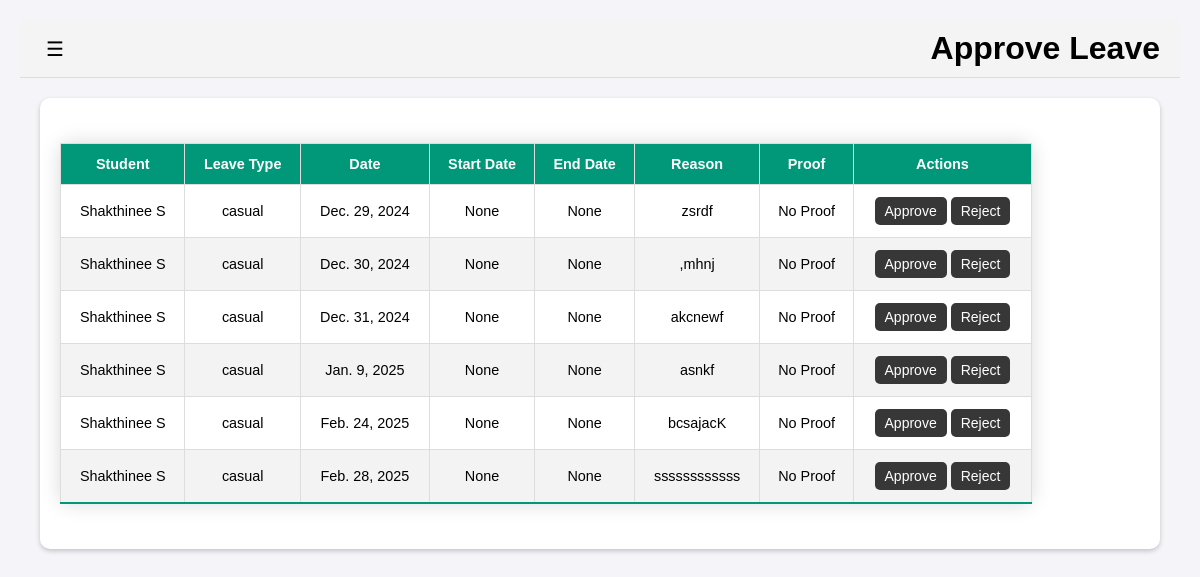
The page /lms/counsellor/approve/leave (signed in) on the database as committed earlier.
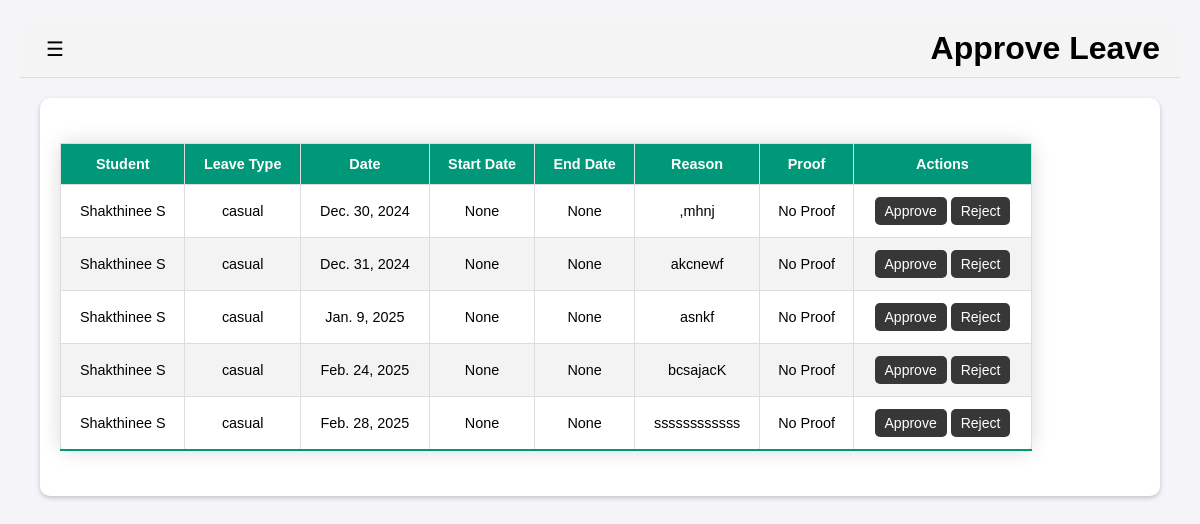
The same page on the database as committed later.
### lms/models.py (models this page shows, shortened)
class LeaveRequest(models.Model):
    student = models.ForeignKey(Student, on_delete=models.CASCADE)
    counsellor = models.ForeignKey(Counsellor, on_delete=models.SET_NULL, null=True, blank=True)
    semester = models.ForeignKey(Semester, on_delete=models.CASCADE, default=1)
    leave_type = models.CharField(max_length=20)
    duration = models.CharField(max_length=10)
    date = models.DateField(null=True, blank=True)
    start_date = models.DateField(null=True, blank=True)
    end_date = models.DateField(null=True, blank=True)
    reason = models.TextField()
    proof = models.FileField(upload_to='proofs/', blank=True, null=True)
    submitted_at = models.DateTimeField(auto_now_add=True)
    generated_pdf = models.FileField(upload_to='leave_pdfs/', null=True, blank=True)

class Student(models.Model):
    reg_no = models.CharField(max_length=12, unique=True, null=True, blank=True, default=None)  # Registration Number
    user = models.OneToOneField(User, on_delete=models.CASCADE, null=True, blank=True, default=None)  # Link to Django User model
    name = models.CharField(max_length=100)
    dob = models.DateField()
    year = models.IntegerField()
    department = models.CharField(max_length=50)
    section = models.CharField(max_length=5)
    email = models.EmailField(unique=True)
    mobile_no = models.CharField(max_length=10)
    leave_taken = models.IntegerField(default=0)
    balance_leave = models.IntegerField(default=6)
    photo = models.ImageField(upload_to='photos/', blank=True, null=True)
    counsellor = models.ForeignKey("Counsellor", on_delete=models.SET_NULL, null=True, blank=True)
    current_semester = models.ForeignKey(Semester, on_delete=models.SET_NULL, null=True, blank=True)

### lms/views.py (the view, shortened to what this page needs)
# urls.py: path('counsellor/approve/leave', views.counsellor_approve_leave, name='counsellor_approve_leave'),
@login_required
def counsellor_approve_leave(request):
    if not hasattr(request.user, 'counsellor'):  # Ensure the user is a counsellor
        return redirect('home')  # Redirect to the home page if not a counsellor
    counsellor = request.user.counsellor
    leave_requests = LeaveRequest.objects.filter(
        status_history__status='pending',
        student__counsellor=counsellor
    ).select_related('student').distinct()
    return render(request, 'counsellor_approve_leave.html', {'leave_requests': leave_requests, 'user_role': request.user})

### templates/counsellor_approve_leave.html (shortened to what this page needs)
<!DOCTYPE html>
{% load static %}
<html lang="en">
<head>
    <link rel="stylesheet" href="{% static 'css/base.css' %}">
</head>
<body>
    <div id="wrapper">
        <div id="content">
            <header>
                <button id="sidebarToggle">&#9776;</button>
                <h1>Approve Leave</h1>
            </header>
        </div>
    </div>
    <main>
        <div class="table-container">
            <table border="1">
                <thead>
                    <tr>
                        <th>Student</th>
                        <th>Leave Type</th>
                        <th>Date</th>
                        <th>Start Date</th>
                        <th>End Date</th>
                        <th>Reason</th>
                        <th>Proof</th>
                        <th>Actions</th>
                    </tr>
                </thead>
                <tbody>
                    {% for leave in leave_requests %}
                    <tr>
                        <td>
                            <span class="tooltip" title="
                                Name: {{ leave.student.name }}
                                Reg No: {{ leave.student.reg_no }}
                                Email: {{ leave.student.email }}
                                Mobile: {{ leave.student.mobile_no }}
                            ">
                                {{ leave.student.name }}
                            </span>
                        </td>
                        <td>{{ leave.leave_type }}</td>
                        <td>{{ leave.date }}</td>
                        <td>{{ leave.start_date }}</td>
                        <td>{{ leave.end_date }}</td>
                        <td>{{ leave.reason }}</td>
                        <td>
                            {% if leave.proof %}
                            <a href="{{ leave.proof.url }}" target="_blank">View Proof</a>
                            {% else %}
                            No Proof
                            {% endif %}
                        </td>
                        <td>
                            <button class="action-button" type="button" onclick="handleApproveAction('{{ leave.id }}', 'approve')">Approve</button>
                            <button class="action-button" type="button" onclick="handleRejectAction('{{ leave.id }}', 'reject')">Reject</button>
                        </td>
                    </tr>
                    {% empty %}
                    <tr>
                        <td colspan="8" style="text-align: center;">No leave requests pending for HOD approval.</td>
                    </tr>
                    {% endfor %}
                </tbody>
            </table>
        </div>
    </main>
</body>
</html>

Rows that differ between the two databases and show on the page:
no longer on this page (row edited): LeaveRequest: student.name "Shakthinee S", leave_type "casual", date "Dec. 29, 2024", start_date "None", end_date "None", reason "zsrdf", proof "No Proof"
